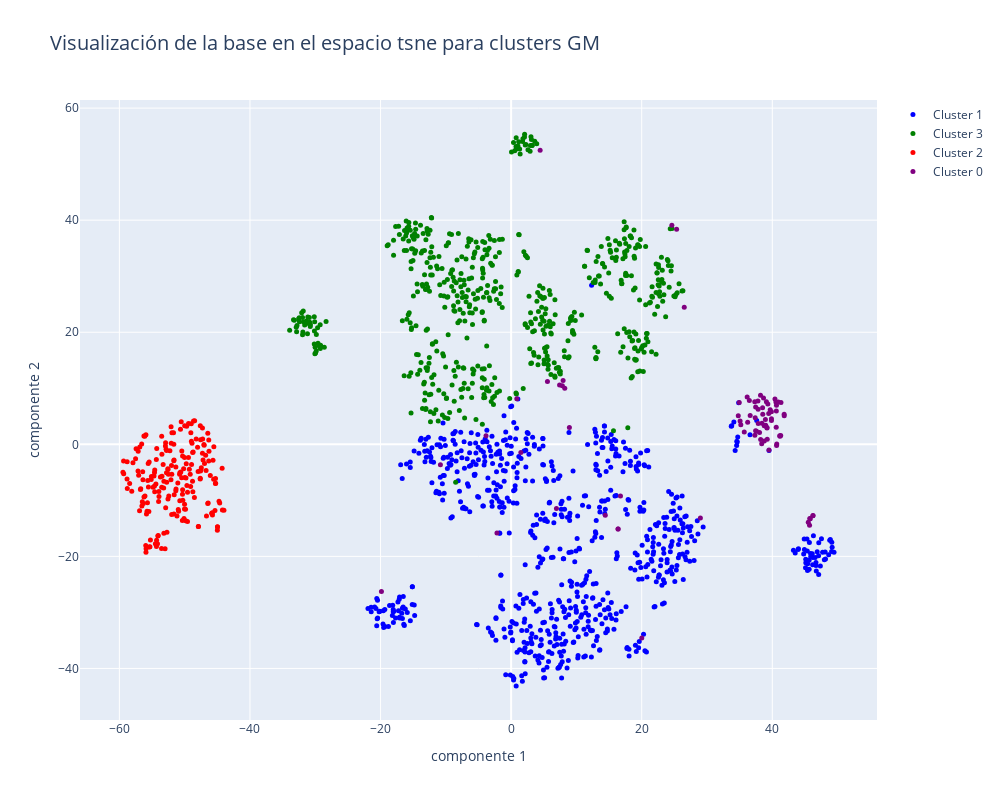

Notebook code cell kept with this figure:
### Code cell
layout = go.Layout(title="Visualización de la base en el espacio tsne para clusters GM",titlefont=dict(size=20),
                xaxis=dict(title='componente 1'),
                yaxis=dict(title='componente 2'),
                autosize=False, width=1000,height=800)

# Etiquetas de cluster
cluster_labels2 = df_clusters_GM_position_name["GM_4"]

# Colores para cada cluster
cluster_colors = ['blue', 'green', 'red', 'purple']  # Define los colores que quieras

# Crear una lista de objetos Scatter para cada cluster
cluster_scatters2 = []
for cluster_id, color in zip(cluster_labels2.unique(), cluster_colors):
    cluster_data2 = df_clusters_GM_tsne[cluster_labels2 == cluster_id]
    cluster_positions2 = df_clusters_GM_position_name.loc[cluster_labels2 == cluster_id, 'Position']

    cluster_scatter2 = go.Scatter(
        x=cluster_data2[:, 0],
        y=cluster_data2[:, 1],
        mode='markers',
        text=cluster_positions2,
        marker=dict(size=5, color=color),
        name=f'Cluster {cluster_id}'
    )
    cluster_scatters2.append(cluster_scatter2)


# Agregar todos los objetos Scatter al data
data_GM = cluster_scatters2


# Crea el gráfico
fig = go.Figure(data=data_GM, layout=layout)
fig.show()

### Figure 1 — Plotly figure (JSON) as saved in the notebook; plotly's stock layout.template omitted (floating-point values rounded to 4 significant figures; data arrays with more than 128 entries replaced by an {"elided": "..."} marker saying what was removed)
{"data": [{"marker": {"color": "blue", "size": 5}, "mode": "markers", "name": "Cluster 1", "text": {"elided": "753 str values"}, "type": "scatter", "x": {"elided": "753 float values"}, "y": {"elided": "753 float values"}}, {"marker": {"color": "green", "size": 5}, "mode": "markers", "name": "Cluster 3", "text": {"elided": "598 str values"}, "type": "scatter", "x": {"elided": "598 float values"}, "y": {"elided": "598 float values"}}, {"marker": {"color": "red", "size": 5}, "mode": "markers", "name": "Cluster 2", "text": {"elided": "200 str values"}, "type": "scatter", "x": {"elided": "200 float values"}, "y": {"elided": "200 float values"}}, {"marker": {"color": "purple", "size": 5}, "mode": "markers", "name": "Cluster 0", "text": ["Midfielder", "Defender", "Midfielder", "Midfielder", "Defender", "Forward", "Forward", "Midfielder", "Defender", "Midfielder", "Forward", "Defender", "Midfielder", "Midfielder", "Midfielder", "Midfielder", "Defender", "Forward", "Midfielder", "Midfielder", "Forward", "Defender", "Midfielder", "Forward", "Forward", "Forward", "Midfielder", "Midfielder", "Defender", "Forward", "Forward", "Forward", "Midfielder", "Forward", "Forward", "Midfielder", "Forward", "Midfielder", "Midfielder", "Midfielder", "Defender", "Midfielder", "Midfielder", "Midfielder", "Midfielder", "Forward", "Midfielder", "Midfielder", "Midfielder", "Forward", "Defender", "Defender", "Forward", "Midfielder", "Forward", "Forward", "Forward", "Defender", "Forward", "Midfielder", "Midfielder", "Defender", "Midfielder", "Midfielder", "Midfielder", "Forward", "Defender", "Midfielder", "Defender", "Midfielder", "Defender", "Midfielder", "Midfielder", "Midfielder", "Midfielder", "Midfielder", "Midfielder", "Midfielder", "Midfielder", "Midfielder", "Forward", "Defender", "Midfielder", "Forward"], "type": "scatter", "x": [34.79, 46.22, 35.07, 37.45, 8.922, 6.941, 35.71, 34.94, 46.24, -2.173, 37.59, 45.71, 14.42, 38.95, 38.99, 7.419, 40.64, 38.04, 8.214, 39.32, 37.33, 40.92, 7.846, 38.22, 41.29, 20.01, 38.43, 39.86, 40.62, 39.22, 38.77, 39.49, 39.19, 40.66, 40.68, 39.87, 41.18, 7.958, 41.83, 41.82, 45.51, 39.87, 39.68, 39.18, 39.1, 41.14, 5.562, 38.77, 40.61, 16.75, 41.33, 40.41, 38.19, 35.18, 16.38, 26.52, 38.65, 40.56, 16.38, 37.38, 37.83, 45.82, 36.49, 0.8681, 36.61, 38.38, 24.62, 36.23, 25.35, 4.442, 45.74, 36.15, 1.489, 38.54, 38.51, 37.31, 37.85, -3.849, 39.45, -10.83, 37.45, -19.87, 37.8, 28.99], "y": [5.107, -12.76, 4.172, 6.666, 2.998, -11.48, 2.177, 7.444, -12.73, -15.85, 2.331, -14.45, -12.64, 4.418, 3.41, 10.58, 6.99, 2.103, 10.0, 7.208, 1.601, 7.528, 10.44, 0.8429, 1.587, -34.55, 3.741, 5.811, 5.938, 0.9068, 0.6035, -1.021, 2.896, -0.2353, 0.04322, 4.561, 1.438, 11.38, 5.086, 5.369, -13.9, 4.256, 6.155, 2.979, 7.597, 1.534, 11.21, 3.305, 3.038, -9.212, 7.45, 8.082, 8.749, 3.49, -15.11, 24.47, 8.253, 7.534, -15.1, 4.723, 6.248, -13.31, 7.804, 8.138, 5.158, 0.1007, 39.09, 3.92, 38.39, 52.5, -13.24, 8.431, -1.455, 5.371, 6.529, 7.584, 3.699, 1.511, 5.486, -3.666, 2.435, -26.27, 7.737, -13.14]}], "layout": {"autosize": false, "height": 800, "title": {"font": {"size": 20}, "text": "Visualización de la base en el espacio tsne para clusters GM"}, "width": 1000, "xaxis": {"title": {"text": "componente 1"}}, "yaxis": {"title": {"text": "componente 2"}}}}
